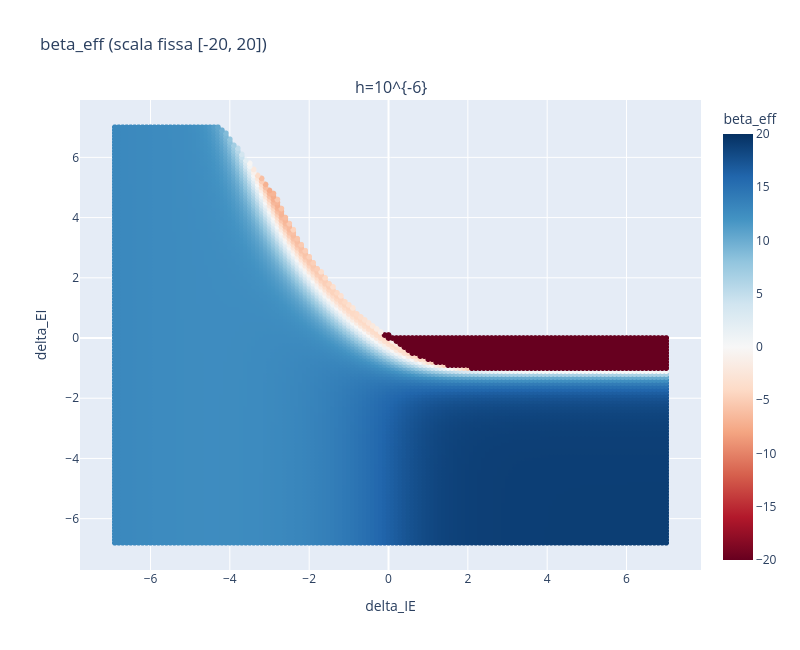

Notebook code for this chart:
### Markdown cell above
### 4.3 $\beta_{eff}$ su scala lineare fissa $[-20,20]$

### Code cell
fig = plot_beta_eff_scala_fissa(beta_matrices, data_all, "beta_eff (scala fissa [-20, 20])", vmin=-20, vmax=20)
salva_figura(fig, "beta_eff_scala_fissa")

### Figure 1 — Plotly figure (JSON) as saved in the notebook; plotly's stock layout.template omitted (floating-point values rounded to 4 significant figures; data arrays with more than 128 entries replaced by an {"elided": "..."} marker saying what was removed)
{"data": [{"hovertemplate": "delta_IE=%{x:.3g}<br>delta_EI=%{y:.3g}<br>beta_eff=%{marker.color:.4g}<extra></extra>", "marker": {"cmax": 20, "cmin": -20, "color": {"elided": "12916 float values"}, "colorbar": {"title": {"text": "beta_eff"}}, "colorscale": [[0, "rgb(103,0,31)"], [0.1, "rgb(178,24,43)"], [0.2, "rgb(214,96,77)"], [0.3, "rgb(244,165,130)"], [0.4, "rgb(253,219,199)"], [0.5, "rgb(247,247,247)"], [0.6, "rgb(209,229,240)"], [0.7, "rgb(146,197,222)"], [0.8, "rgb(67,147,195)"], [0.9, "rgb(33,102,172)"], [1, "rgb(5,48,97)"]], "showscale": true, "size": 6}, "mode": "markers", "showlegend": false, "type": "scattergl", "x": {"elided": "12916 float values"}, "xaxis": "x", "y": {"elided": "12916 float values"}, "yaxis": "y"}], "layout": {"annotations": [{"font": {"size": 16}, "showarrow": false, "text": "h=10^{-6}", "x": 0.5, "xanchor": "center", "xref": "paper", "y": 1, "yanchor": "bottom", "yref": "paper"}], "height": 650, "title": {"text": "beta_eff (scala fissa [-20, 20])"}, "width": 800, "xaxis": {"anchor": "y", "domain": [0, 1], "title": {"text": "delta_IE"}}, "yaxis": {"anchor": "x", "domain": [0, 1], "title": {"text": "delta_EI"}}}}
